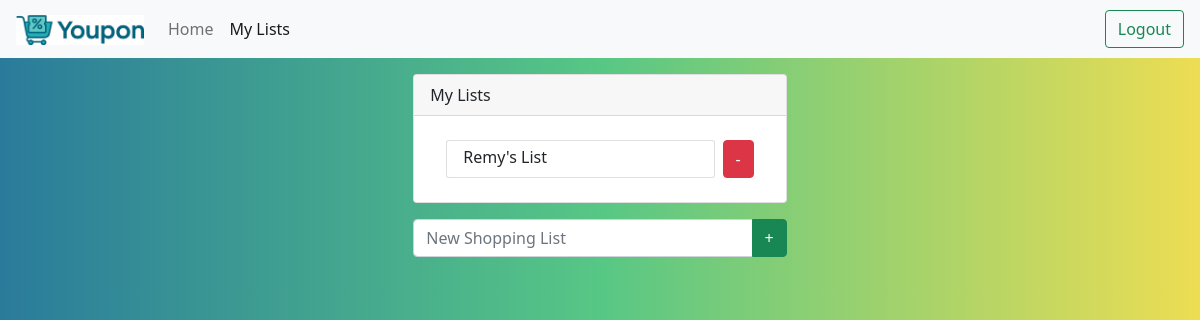
The page /mylists/ (signed in) on the database as committed earlier.
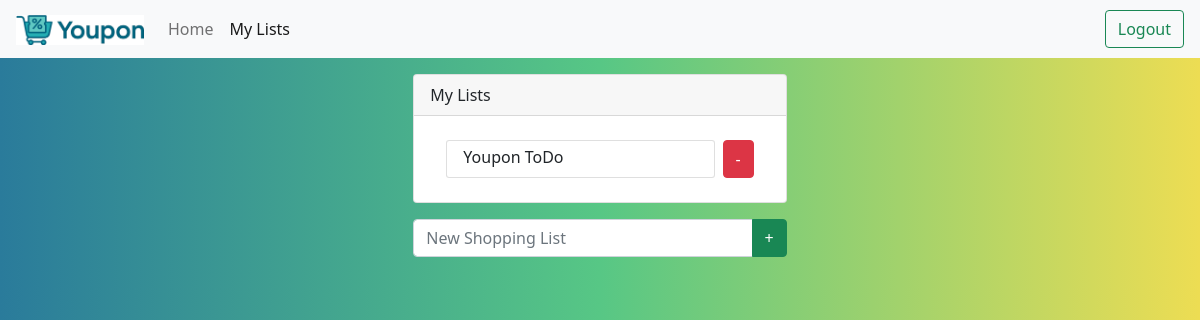
The same page on the database as committed later.
### main/models.py (models this page shows, shortened)
class List(models.Model):
    user = models.ForeignKey(User, on_delete = models.CASCADE, related_name="list", null=True)
    name = models.CharField(max_length = 200)

### main/views.py (the view, shortened to what this page needs)
# urls.py: path("mylists/", views.mylists, name="mylists"),
def mylists(request):
    form = CreateNewList()
    return render(request, "main/mylists.html", {"form": form})

### main/forms.py
class CreateNewList(forms.Form):
    name = forms.CharField(
                            label = "",
                            max_length = 200,
                            widget=forms.TextInput(attrs={'class': 'form-control', 'placeholder': 'New Shopping List'})
                          )
    check = forms.BooleanField(required = False)

### main/templates/main/mylists.html (shortened to what this page needs)
{% extends "main/base.html" %}
{% block content %}
    <div class="container-fluid p-3">
        <div class="row justify-content-center">
            <div class="col-12 col-md-6 col-lg-4">
                <div class="mb-3">
                    <div id="mylists" class="card">
                        <div class="card-header">
                            My Lists
                        </div>
                        <div class="card-body">
                            <div class="list-group">
                                {% for list in user.list.all %}
                                    <div class="d-flex justify-content-between list-group-item border-0 pl-0 pr-2">
                                        <a href="/{{list.id}}" class="list-group-item list-group-item-action flex-grow-1 border-o rounded-1 py-1 px-3">
                                            {{list.name}}
                                        </a>
                                        <form method="post" action="#" class="ms-2">
                                            <button type="submit" name="delete_{{list.id}}" value="pressed" class="btn btn-danger" data-toggle="modal" data-target="#exampleModalCenter"> - </button>
                                        </form>
                                    </div>
                                {% endfor %}
                            </div>
                        </div>
                    </div>
                </div>
                <div class="mb-3">
                    <form method="post" action="#">
                        <div class="input-group mb-3">
                            {{form.name}}
                            <button type="submit" name="save" class="btn btn-success">+</button>
                        </div>
                    </form>
                </div>
            </div>
        </div>
    </div>
{% endblock %}

Rows that differ between the two databases and show on the page:
removed List: name "Remy's List"
added List: name "Youpon ToDo"
